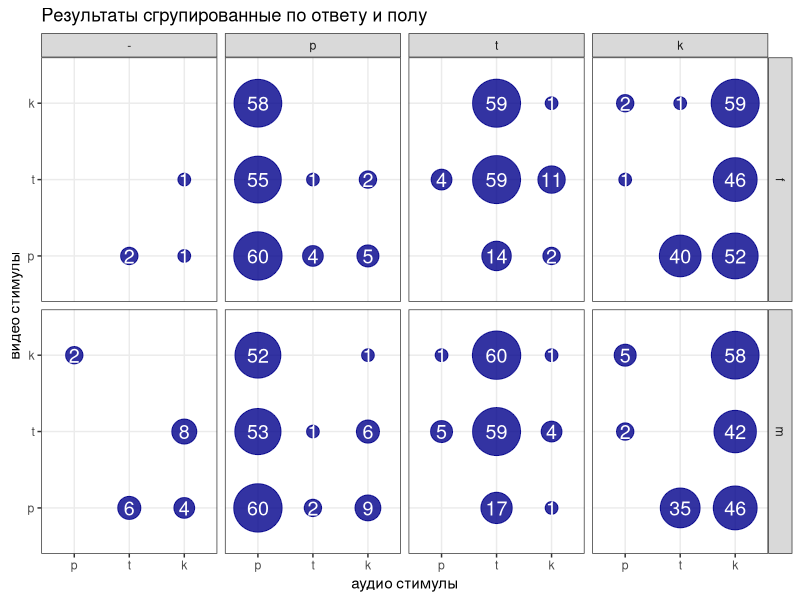
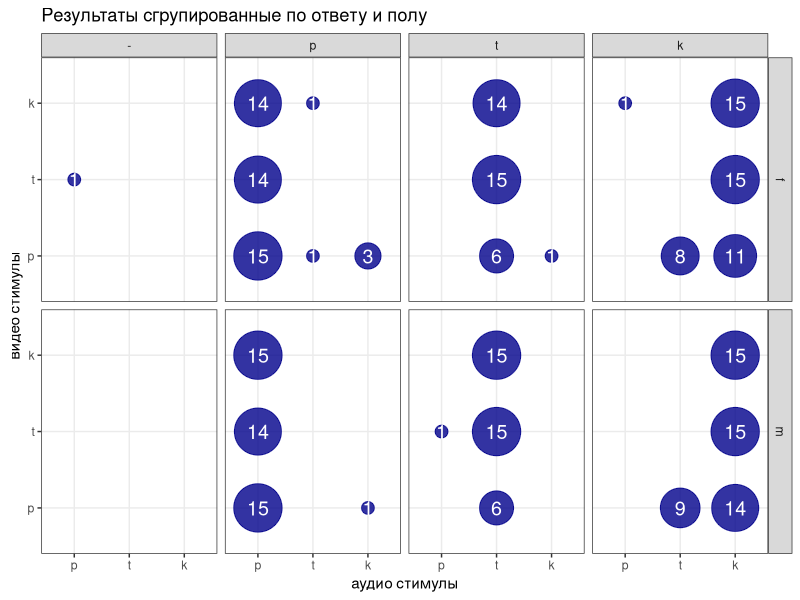

Source code (R) for these figures, in order:
## ---- chunk 1
knitr::opts_chunk$set(message = FALSE)
## ---- chunk 2
library(tidyverse)
## ---- chunk 3
my_df <- read_csv2("../data/final results.csv")
head(my_df)
## ---- chunk 4
my_df$example.audio <- factor(my_df$example.audio, levels = c("p", "t", "k"))
my_df$example.video <- factor(my_df$example.video, levels = c("p", "t", "k"))
my_df$answer <- factor(my_df$answer, levels = c("-", "p", "t", "k"))
## ---- chunk 5
my_df %>%
  filter(v_a == "v") %>% 
  count(sex, example.audio, example.video, answer, sort = TRUE) %>% 
  ggplot(aes(example.audio, example.video, size = n))+
  geom_point(aes(size = n), alpha=0.8, color="darkblue", show.legend =FALSE) +
  geom_text(aes(label = n), color="white", size = 5) +
  scale_size(range = c(4,16)) +
  facet_grid(sex~answer)+
  theme_bw()+
  labs(x = "аудио стимулы",
       y = "видео стимулы",
       title = "Результаты сгрупированные по ответу и полу")
## ---- chunk 6
my_df %>%
  filter(v_a == "a") %>% 
  count(sex, example.audio, example.video, answer, sort = TRUE) %>% 
  ggplot(aes(example.audio, example.video, size = n))+
  geom_point(aes(size = n), alpha=0.8, color="darkblue", show.legend =FALSE) +
  geom_text(aes(label = n), color="white", size = 5) +
  scale_size(range = c(4,16)) +
  facet_grid(sex~answer)+
  theme_bw()+
  labs(x = "аудио стимулы",
       y = "видео стимулы",
       title = "Результаты сгрупированные по ответу и полу")
## ---- chunk 7
my_df %>%
  na.omit() %>% 
  count(example.audio, example.video, answer, v_a, sex) %>% 
  spread(key = sex, value = n) %>% 
  mutate(f = ifelse(is.na(f), as.integer(0), f),
         m = ifelse(is.na(m), as.integer(0), m),
         type = paste(example.audio, example.video, answer, v_a)) %>% 
  ungroup() %>% 
  select(type, f, m) ->
  my_df_sex
head(my_df_sex)
## ---- chunk 8
fisher.test(my_df_sex[, -1], simulate.p.value=TRUE,B=1e7)
## ---- chunk 9
my_df %>%
  na.omit() %>% 
  count(example.audio, example.video, answer, v_a) %>% 
  spread(key = v_a, value = n) %>% 
  mutate(v = ifelse(is.na(v), as.integer(0), v),
         a = ifelse(is.na(a), as.integer(0), a),
         type = paste(example.audio, example.video, answer)) %>% 
  ungroup() %>% 
  select(type, v, a) ->
  my_df_v_a
head(my_df_v_a)
## ---- chunk 10
fisher.test(my_df_v_a[, -1], simulate.p.value=TRUE,B=1e7)
## ---- chunk 11
my_df <- read_csv2("../data/final results.csv")
my_df %>%
  na.omit() %>% 
  count(example.audio, example.video, answer) %>% 
  filter(example.audio != example.video) %>% 
  mutate(answer = ifelse(example.audio == answer, "eq_a", answer),
         answer = ifelse(example.video == answer, "eq_v", answer)) %>% 
  filter(answer == "eq_a"|answer == "eq_v") %>% 
  spread(key = answer, value = n) ->
  my_df_equalities
head(my_df_equalities)
